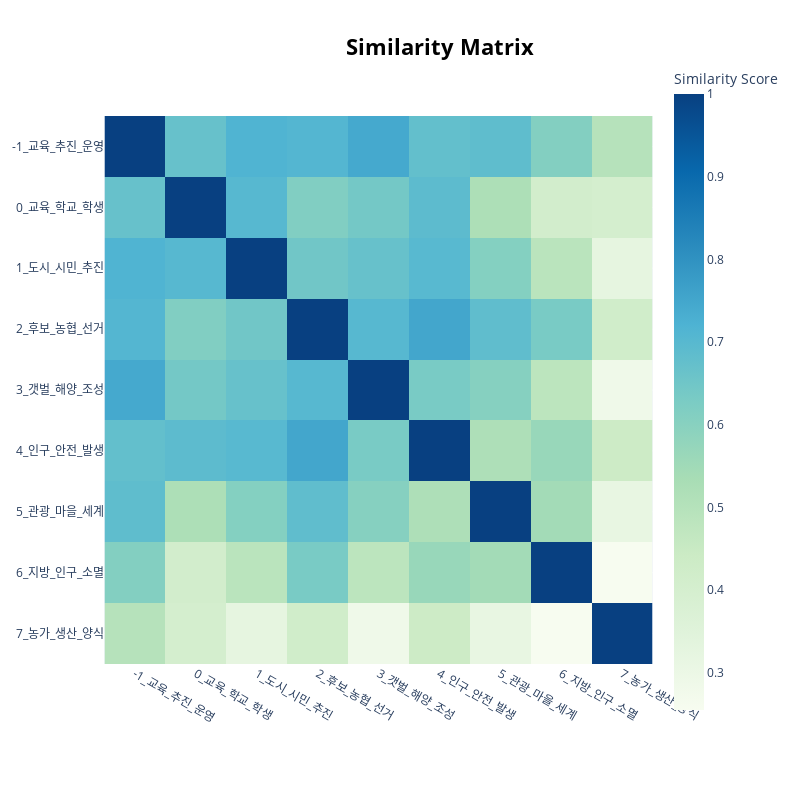

The cell this chart's notebook holds for it:
### Code cell
model.visualize_heatmap(topics=list(range(-1,8)))

### Figure 1 — Plotly figure (JSON) as saved in the notebook; plotly's stock layout.template omitted (floating-point values rounded to 4 significant figures)
{"data": [{"coloraxis": "coloraxis", "hovertemplate": "x: %{x}<br>y: %{y}<br>Similarity Score: %{z}<extra></extra>", "name": "0", "type": "heatmap", "x": ["-1_교육_추진_운영", "0_교육_학교_학생", "1_도시_시민_추진", "2_후보_농협_선거", "3_갯벌_해양_조성", "4_인구_안전_발생", "5_관광_마을_세계", "6_지방_인구_소멸", "7_농가_생산_양식"], "xaxis": "x", "y": ["-1_교육_추진_운영", "0_교육_학교_학생", "1_도시_시민_추진", "2_후보_농협_선거", "3_갯벌_해양_조성", "4_인구_안전_발생", "5_관광_마을_세계", "6_지방_인구_소멸", "7_농가_생산_양식"], "yaxis": "y", "z": [[1.0, 0.669, 0.717, 0.7086, 0.7445, 0.6778, 0.6845, 0.6119, 0.4981], [0.669, 1.0, 0.702, 0.6156, 0.6426, 0.6896, 0.5222, 0.4125, 0.4053], [0.717, 0.702, 1.0, 0.6492, 0.6684, 0.6994, 0.608, 0.4889, 0.3241], [0.7086, 0.6156, 0.6492, 1, 0.7026, 0.7507, 0.683, 0.6308, 0.4218], [0.7445, 0.6426, 0.6684, 0.7026, 1, 0.6313, 0.6044, 0.4819, 0.2857], [0.6778, 0.6896, 0.6994, 0.7507, 0.6313, 1.0, 0.5181, 0.5684, 0.4384], [0.6845, 0.5222, 0.608, 0.683, 0.6044, 0.5181, 1.0, 0.5439, 0.3156], [0.6119, 0.4125, 0.4889, 0.6308, 0.4819, 0.5684, 0.5439, 1.0, 0.2552], [0.4981, 0.4053, 0.3241, 0.4218, 0.2857, 0.4384, 0.3156, 0.2552, 1.0]]}], "layout": {"coloraxis": {"colorbar": {"title": {"text": "Similarity Score"}}, "colorscale": [[0, "rgb(247,252,240)"], [0.125, "rgb(224,243,219)"], [0.25, "rgb(204,235,197)"], [0.375, "rgb(168,221,181)"], [0.5, "rgb(123,204,196)"], [0.625, "rgb(78,179,211)"], [0.75, "rgb(43,140,190)"], [0.875, "rgb(8,104,172)"], [1, "rgb(8,64,129)"]]}, "height": 800, "hoverlabel": {"bgcolor": "white", "font": {"family": "Rockwell", "size": 16}}, "legend": {"title": {"text": "Trend"}}, "margin": {"t": 60}, "showlegend": true, "title": {"font": {"color": "Black", "size": 22}, "text": "<b>Similarity Matrix</b>", "x": 0.55, "xanchor": "center", "y": 0.95, "yanchor": "top"}, "width": 800, "xaxis": {"anchor": "y", "constrain": "domain", "domain": [0, 1], "scaleanchor": "y"}, "yaxis": {"anchor": "x", "autorange": "reversed", "constrain": "domain", "domain": [0, 1]}}}
